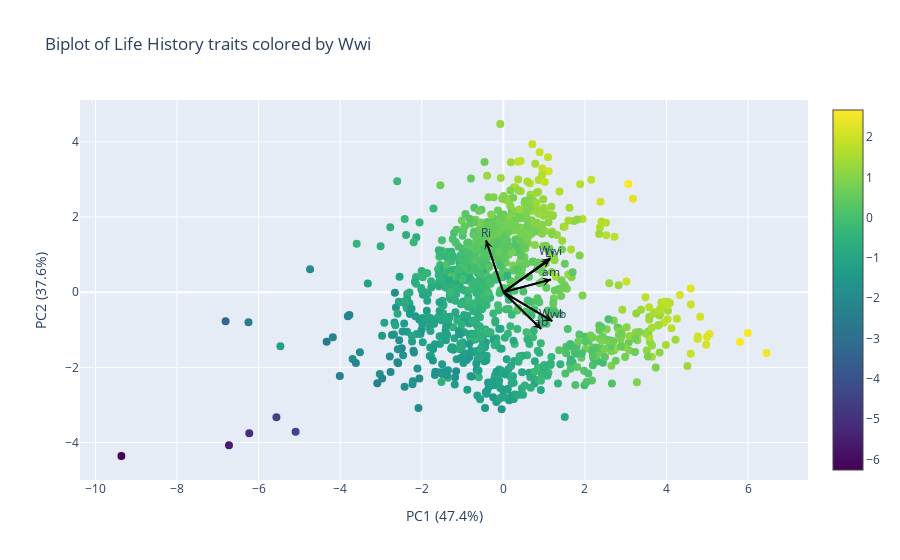

The notebook cell this image was saved under:
### Code cell
fig = go.Figure(data=go.Scatter(
    x=final_df['PC1'],
    y=final_df['PC2'],
    mode='markers',
    marker=dict(
        size=8,
        color=final_df['Wwi'],  
        colorscale='Viridis',  
        showscale=True
    ),
    text=final_df['species'],  
    showlegend=False,
    name=''
))

# Variables
loadings = pca.components_.T * np.sqrt(explained_variance)

x_range = principal_components[:, 0].max() - principal_components[:, 0].min()
y_range = principal_components[:, 1].max() - principal_components[:, 1].min()

scale = 0.3 * np.mean([x_range, y_range])
scaled_loadings = loadings * scale

for i, feature in enumerate(features):

    x, y = scaled_loadings[i, 0], scaled_loadings[i, 1]

    # Line + text
    fig.add_trace(go.Scatter(
        x=[0, scaled_loadings[i, 0]],
        y=[0, scaled_loadings[i, 1]],
        mode='lines+text',
        line=dict(color='black', width=2),
        text=[None, feature],
        textposition='top center',
        marker=dict(size=1),
        name=feature,
        showlegend=False
    ))

    # Arrow 
    fig.add_annotation(
        x=x,
        y=y,
        ax=0,
        ay=0,
        xref="x", yref="y",
        axref="x", ayref="y",
        showarrow=True,
        arrowhead=3,
        arrowsize=1,
        arrowwidth=1.5,
        arrowcolor="black"
        )
    

fig.update_layout(
    title="Biplot of Life History traits colored by Wwi",
    xaxis_title=f"PC1 ({pc1_var:.1f}%)",
    yaxis_title=f"PC2 ({pc2_var:.1f}%)"
)
fig.show()
#fig.write_html("biplot.html")

### Figure 1 — Plotly figure (JSON) as saved in the notebook; plotly's stock layout.template omitted (floating-point values rounded to 4 significant figures; data arrays with more than 128 entries replaced by an {"elided": "..."} marker saying what was removed)
{"data": [{"marker": {"color": {"elided": "1108 float values"}, "colorscale": [[0, "#440154"], [0.1111, "#482878"], [0.2222, "#3e4989"], [0.3333, "#31688e"], [0.4444, "#26828e"], [0.5556, "#1f9e89"], [0.6667, "#35b779"], [0.7778, "#6ece58"], [0.8889, "#b5de2b"], [1, "#fde725"]], "showscale": true, "size": 8}, "mode": "markers", "name": "", "showlegend": false, "text": {"elided": "1108 str values"}, "type": "scatter", "x": {"elided": "1108 float values"}, "y": {"elided": "1108 float values"}}, {"line": {"color": "black", "width": 2}, "marker": {"size": 1}, "mode": "lines+text", "name": "am", "showlegend": false, "text": [null, "am"], "textposition": "top center", "type": "scatter", "x": [0, 1.17], "y": [0, 0.3391]}, {"line": {"color": "black", "width": 2}, "marker": {"size": 1}, "mode": "lines+text", "name": "Wwi", "showlegend": false, "text": [null, "Wwi"], "textposition": "top center", "type": "scatter", "x": [0, 1.154], "y": [0, 0.9037]}, {"line": {"color": "black", "width": 2}, "marker": {"size": 1}, "mode": "lines+text", "name": "Ri", "showlegend": false, "text": [null, "Ri"], "textposition": "top center", "type": "scatter", "x": [0, -0.4245], "y": [0, 1.38]}, {"line": {"color": "black", "width": 2}, "marker": {"size": 1}, "mode": "lines+text", "name": "Wwb", "showlegend": false, "text": [null, "Wwb"], "textposition": "top center", "type": "scatter", "x": [0, 1.201], "y": [0, -0.7708]}, {"line": {"color": "black", "width": 2}, "marker": {"size": 1}, "mode": "lines+text", "name": "Li", "showlegend": false, "text": [null, "Li"], "textposition": "top center", "type": "scatter", "x": [0, 1.138], "y": [0, 0.8633]}, {"line": {"color": "black", "width": 2}, "marker": {"size": 1}, "mode": "lines+text", "name": "ab", "showlegend": false, "text": [null, "ab"], "textposition": "top center", "type": "scatter", "x": [0, 0.9281], "y": [0, -0.9816]}], "layout": {"annotations": [{"arrowcolor": "black", "arrowhead": 3, "arrowsize": 1, "arrowwidth": 1.5, "ax": 0, "axref": "x", "ay": 0, "ayref": "y", "showarrow": true, "x": 1.17, "xref": "x", "y": 0.3391, "yref": "y"}, {"arrowcolor": "black", "arrowhead": 3, "arrowsize": 1, "arrowwidth": 1.5, "ax": 0, "axref": "x", "ay": 0, "ayref": "y", "showarrow": true, "x": 1.154, "xref": "x", "y": 0.9037, "yref": "y"}, {"arrowcolor": "black", "arrowhead": 3, "arrowsize": 1, "arrowwidth": 1.5, "ax": 0, "axref": "x", "ay": 0, "ayref": "y", "showarrow": true, "x": -0.4245, "xref": "x", "y": 1.38, "yref": "y"}, {"arrowcolor": "black", "arrowhead": 3, "arrowsize": 1, "arrowwidth": 1.5, "ax": 0, "axref": "x", "ay": 0, "ayref": "y", "showarrow": true, "x": 1.201, "xref": "x", "y": -0.7708, "yref": "y"}, {"arrowcolor": "black", "arrowhead": 3, "arrowsize": 1, "arrowwidth": 1.5, "ax": 0, "axref": "x", "ay": 0, "ayref": "y", "showarrow": true, "x": 1.138, "xref": "x", "y": 0.8633, "yref": "y"}, {"arrowcolor": "black", "arrowhead": 3, "arrowsize": 1, "arrowwidth": 1.5, "ax": 0, "axref": "x", "ay": 0, "ayref": "y", "showarrow": true, "x": 0.9281, "xref": "x", "y": -0.9816, "yref": "y"}], "title": {"text": "Biplot of Life History traits colored by Wwi"}, "xaxis": {"title": {"text": "PC1 (47.4%)"}}, "yaxis": {"title": {"text": "PC2 (37.6%)"}}}}
